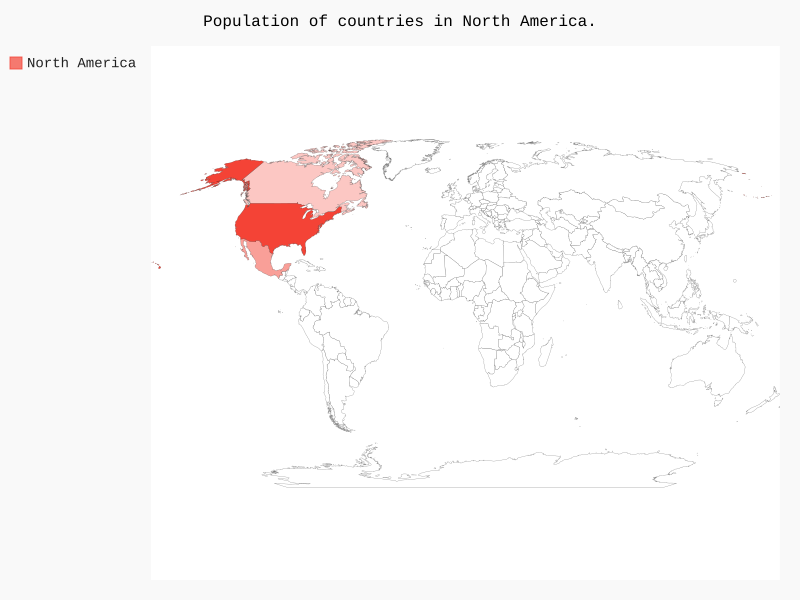

Python code for this plot:
from pygal_maps_world.maps import World

wm = World()
wm.title = "Population of countries in North America."
wm.add("North America", {"ca": 39538223, 'us': 346174404, 'mx': 131299502})
wm.render_to_file("na_population.svg")
